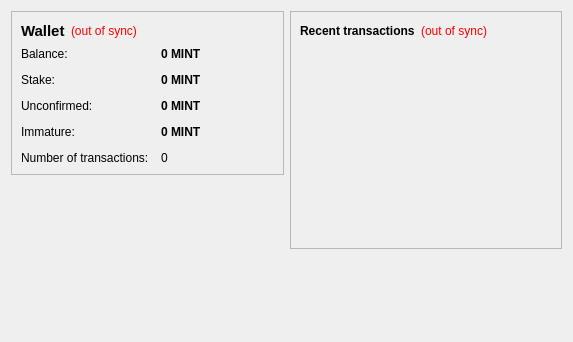
<?xml version="1.0" encoding="UTF-8"?>
<ui version="4.0">
 <class>OverviewPage</class>
 <widget class="QWidget" name="OverviewPage">
  <property name="geometry">
   <rect>
    <x>0</x>
    <y>0</y>
    <width>573</width>
    <height>342</height>
   </rect>
  </property>
  <property name="windowTitle">
   <string>Form</string>
  </property>
  <layout class="QHBoxLayout" name="horizontalLayout" stretch="1,1">
   <item>
    <layout class="QVBoxLayout" name="verticalLayout_2">
     <item>
      <widget class="QFrame" name="frame">
       <property name="frameShape">
        <enum>QFrame::StyledPanel</enum>
       </property>
       <property name="frameShadow">
        <enum>QFrame::Raised</enum>
       </property>
       <layout class="QVBoxLayout" name="verticalLayout_4">
        <item>
         <layout class="QHBoxLayout" name="horizontalLayout_4">
          <item>
           <widget class="QLabel" name="label_5">
            <property name="font">
             <font>
              <pointsize>11</pointsize>
              <weight>75</weight>
              <bold>true</bold>
             </font>
            </property>
            <property name="text">
             <string>Wallet</string>
            </property>
           </widget>
          </item>
          <item>
           <widget class="QLabel" name="labelWalletStatus">
            <property name="toolTip">
             <string>The displayed information may be out of date. Your wallet automatically synchronizes with the 666Coin network after a connection is established, but this process has not completed yet.</string>
            </property>
            <property name="styleSheet">
             <string notr="true">QLabel { color: red; }</string>
            </property>
            <property name="text">
             <string notr="true">(out of sync)</string>
            </property>
            <property name="alignment">
             <set>Qt::AlignLeading|Qt::AlignLeft|Qt::AlignVCenter</set>
            </property>
           </widget>
          </item>
          <item>
           <spacer name="horizontalSpacer_2">
            <property name="orientation">
             <enum>Qt::Horizontal</enum>
            </property>
            <property name="sizeHint" stdset="0">
             <size>
              <width>40</width>
              <height>20</height>
             </size>
            </property>
           </spacer>
          </item>
         </layout>
        </item>
        <item>
         <layout class="QFormLayout" name="formLayout_2">
          <property name="fieldGrowthPolicy">
           <enum>QFormLayout::AllNonFixedFieldsGrow</enum>
          </property>
          <property name="horizontalSpacing">
           <number>12</number>
          </property>
          <property name="verticalSpacing">
           <number>12</number>
          </property>
          <item row="0" column="0">
           <widget class="QLabel" name="label">
            <property name="text">
             <string>Balance:</string>
            </property>
           </widget>
          </item>
          <item row="0" column="1">
           <widget class="QLabel" name="labelBalance">
            <property name="font">
             <font>
              <weight>75</weight>
              <bold>true</bold>
             </font>
            </property>
            <property name="cursor">
             <cursorShape>IBeamCursor</cursorShape>
            </property>
            <property name="toolTip">
             <string>Your current balance</string>
            </property>
            <property name="text">
             <string notr="true">0 MINT</string>
            </property>
            <property name="textInteractionFlags">
             <set>Qt::LinksAccessibleByMouse|Qt::TextSelectableByKeyboard|Qt::TextSelectableByMouse</set>
            </property>
           </widget>
          </item>
          <item row="1" column="0">
           <widget class="QLabel" name="label_6">
            <property name="text">
             <string>Stake:</string>
            </property>
           </widget>
          </item>
          <item row="1" column="1">
           <widget class="QLabel" name="labelStake">
            <property name="font">
             <font>
              <weight>75</weight>
              <bold>true</bold>
             </font>
            </property>
            <property name="cursor">
             <cursorShape>IBeamCursor</cursorShape>
            </property>
            <property name="toolTip">
             <string>Total of coins that was staked, and do not yet count toward the current balance</string>
            </property>
            <property name="text">
             <string notr="true">0 MINT</string>
            </property>
            <property name="textInteractionFlags">
             <set>Qt::LinksAccessibleByMouse|Qt::TextSelectableByKeyboard|Qt::TextSelectableByMouse</set>
            </property>
           </widget>
          </item>
          <item row="2" column="0">
           <widget class="QLabel" name="label_3">
            <property name="text">
             <string>Unconfirmed:</string>
            </property>
           </widget>
          </item>
          <item row="2" column="1">
           <widget class="QLabel" name="labelUnconfirmed">
            <property name="font">
             <font>
              <weight>75</weight>
              <bold>true</bold>
             </font>
            </property>
            <property name="cursor">
             <cursorShape>IBeamCursor</cursorShape>
            </property>
            <property name="toolTip">
             <string>Total of transactions that have yet to be confirmed, and do not yet count toward the current balance</string>
            </property>
            <property name="text">
             <string notr="true">0 MINT</string>
            </property>
            <property name="textInteractionFlags">
             <set>Qt::LinksAccessibleByMouse|Qt::TextSelectableByKeyboard|Qt::TextSelectableByMouse</set>
            </property>
           </widget>
          </item>
          <item row="3" column="0">
           <widget class="QLabel" name="labelImmatureText">
            <property name="text">
             <string>Immature:</string>
            </property>
           </widget>
          </item>
          <item row="3" column="1">
           <widget class="QLabel" name="labelImmature">
            <property name="font">
             <font>
              <weight>75</weight>
              <bold>true</bold>
             </font>
            </property>
            <property name="toolTip">
             <string>Mined balance that has not yet matured</string>
            </property>
            <property name="text">
             <string notr="true">0 MINT</string>
            </property>
            <property name="textInteractionFlags">
             <set>Qt::LinksAccessibleByMouse|Qt::TextSelectableByKeyboard|Qt::TextSelectableByMouse</set>
            </property>
           </widget>
          </item>
          <item row="4" column="0">
           <widget class="QLabel" name="label_2">
            <property name="text">
             <string>Number of transactions:</string>
            </property>
           </widget>
          </item>
          <item row="4" column="1">
           <widget class="QLabel" name="labelNumTransactions">
            <property name="toolTip">
             <string>Total number of transactions in wallet</string>
            </property>
            <property name="text">
             <string notr="true">0</string>
            </property>
           </widget>
          </item>
         </layout>
        </item>
       </layout>
      </widget>
     </item>
     <item>
      <spacer name="verticalSpacer">
       <property name="orientation">
        <enum>Qt::Vertical</enum>
       </property>
       <property name="sizeHint" stdset="0">
        <size>
         <width>20</width>
         <height>40</height>
        </size>
       </property>
      </spacer>
     </item>
     <item>
      <widget class="QLabel" name="label_6">
       <property name="text">
        <string/>
       </property>
       <property name="pixmap">
        <pixmap resource="../bitcoin.qrc">:/images/backg</pixmap>
       </property>
       <property name="scaledContents">
        <bool>false</bool>
       </property>
       <property name="alignment">
        <set>Qt::AlignCenter</set>
       </property>
       <property name="margin">
        <number>-2</number>
       </property>
      </widget>
     </item>
    </layout>
   </item>
   <item>
    <layout class="QVBoxLayout" name="verticalLayout_3">
     <item>
      <widget class="QFrame" name="frame_2">
       <property name="frameShape">
        <enum>QFrame::StyledPanel</enum>
       </property>
       <property name="frameShadow">
        <enum>QFrame::Raised</enum>
       </property>
       <layout class="QVBoxLayout" name="verticalLayout">
        <item>
         <layout class="QHBoxLayout" name="horizontalLayout_2">
          <item>
           <widget class="QLabel" name="label_4">
            <property name="text">
             <string>&lt;b&gt;Recent transactions&lt;/b&gt;</string>
            </property>
           </widget>
          </item>
          <item>
           <widget class="QLabel" name="labelTransactionsStatus">
            <property name="toolTip">
             <string>The displayed information may be out of date. Your wallet automatically synchronizes with the 666Coin network after a connection is established, but this process has not completed yet.</string>
            </property>
            <property name="styleSheet">
             <string notr="true">QLabel { color: red; }</string>
            </property>
            <property name="text">
             <string notr="true">(out of sync)</string>
            </property>
            <property name="alignment">
             <set>Qt::AlignRight|Qt::AlignTrailing|Qt::AlignVCenter</set>
            </property>
           </widget>
          </item>
          <item>
           <spacer name="horizontalSpacer">
            <property name="orientation">
             <enum>Qt::Horizontal</enum>
            </property>
            <property name="sizeHint" stdset="0">
             <size>
              <width>40</width>
              <height>20</height>
             </size>
            </property>
           </spacer>
          </item>
         </layout>
        </item>
        <item>
         <widget class="QListView" name="listTransactions">
          <property name="styleSheet">
           <string notr="true">QListView { background: transparent; }</string>
          </property>
          <property name="frameShape">
           <enum>QFrame::NoFrame</enum>
          </property>
          <property name="verticalScrollBarPolicy">
           <enum>Qt::ScrollBarAlwaysOff</enum>
          </property>
          <property name="horizontalScrollBarPolicy">
           <enum>Qt::ScrollBarAlwaysOff</enum>
          </property>
          <property name="selectionMode">
           <enum>QAbstractItemView::NoSelection</enum>
          </property>
         </widget>
        </item>
       </layout>
      </widget>
     </item>
     <item>
      <spacer name="verticalSpacer_2">
       <property name="orientation">
        <enum>Qt::Vertical</enum>
       </property>
       <property name="sizeHint" stdset="0">
        <size>
         <width>20</width>
         <height>40</height>
        </size>
       </property>
      </spacer>
     </item>
    </layout>
   </item>
  </layout>
 </widget>
 <resources/>
 <connections/>
</ui>
